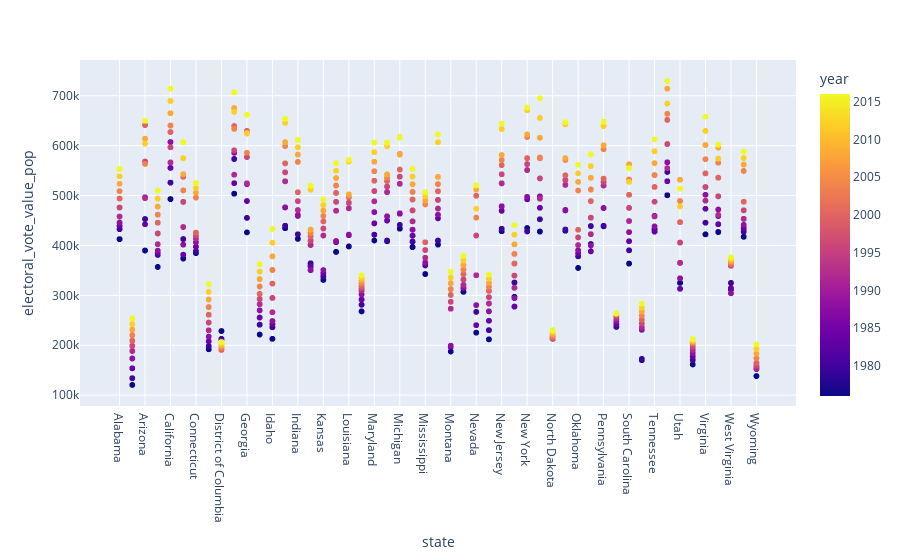

Notebook code cell kept with this figure:
### Code cell
px.scatter(df, x ='state' , y = 'electoral_vote_value_pop', color = 'year')

### Figure 1 — Plotly figure (JSON) as saved in the notebook; plotly's stock layout.template omitted (floating-point values rounded to 4 significant figures; data arrays with more than 128 entries replaced by an {"elided": "..."} marker saying what was removed)
{"data": [{"hovertemplate": "state=%{x}<br>electoral_vote_value_pop=%{y}<br>year=%{marker.color}<extra></extra>", "legendgroup": "", "marker": {"color": {"elided": "3655 int values"}, "coloraxis": "coloraxis", "symbol": "circle"}, "mode": "markers", "name": "", "showlegend": false, "type": "scattergl", "x": {"elided": "3655 str values"}, "xaxis": "x", "y": {"elided": "3655 float values"}, "yaxis": "y"}], "layout": {"coloraxis": {"colorbar": {"title": {"text": "year"}}, "colorscale": [[0, "#0d0887"], [0.1111, "#46039f"], [0.2222, "#7201a8"], [0.3333, "#9c179e"], [0.4444, "#bd3786"], [0.5556, "#d8576b"], [0.6667, "#ed7953"], [0.7778, "#fb9f3a"], [0.8889, "#fdca26"], [1, "#f0f921"]]}, "legend": {"tracegroupgap": 0}, "margin": {"t": 60}, "xaxis": {"anchor": "y", "domain": [0, 1], "title": {"text": "state"}}, "yaxis": {"anchor": "x", "domain": [0, 1], "title": {"text": "electoral_vote_value_pop"}}}}
